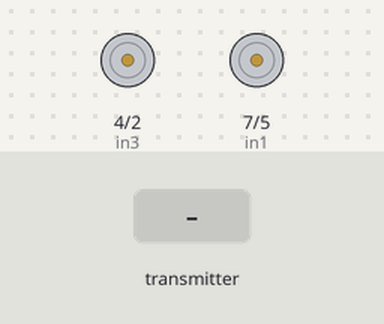
Simulated run of this sketch. Board: Arduino Uno, built with avr-gcc and run on an emulated ATmega328P. Parts: motor-driver pin pairs drawn as motors (green arrow = first pin HIGH = forward, orange = second pin HIGH = backward, longer = more drive). The inputs (shaded band) are chosen by the test bench. No radio packets arrive unless stated; what the sketch prints to the serial monitor is not drawn.

Above: at 1.2 s.
1.3 s: the transmitter starts sending joystick.0 = 256
At 2.1 s:
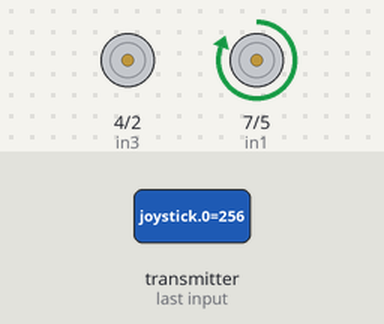
3.0 s: the transmitter starts sending joystick.1 = 1023
At 4.0 s:
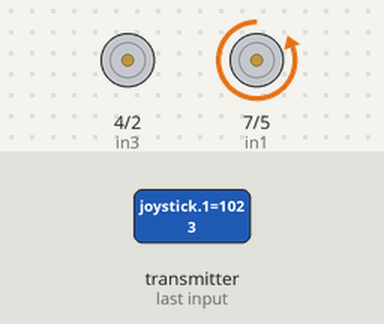
4.7 s: the transmitter starts sending joystick.0 = 1023
At 5.9 s:
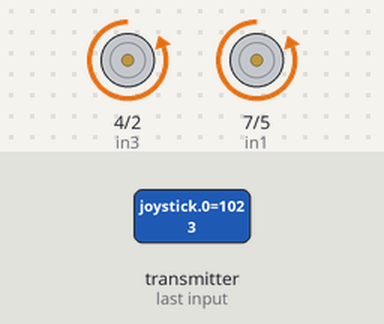
6.4 s: the transmitter starts sending joystick.1 = 0
At 7.7 s:
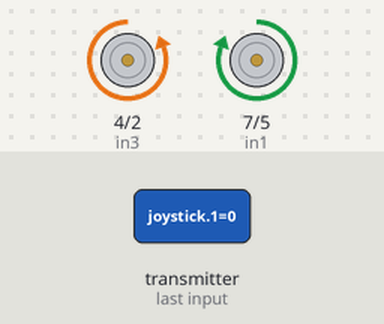
8.0 s: the transmitter starts sending joystick.1 = 256
At 9.4 s:
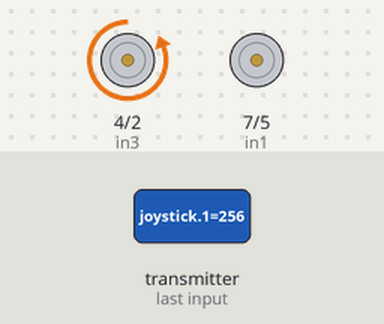
9.7 s: the transmitter starts sending joystick.0 = 0
At 10.4 s:
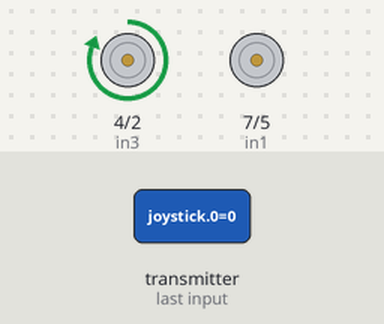
Timing chart, 0 to 12.4 s (numbered marks = the images above; inputs shaded):
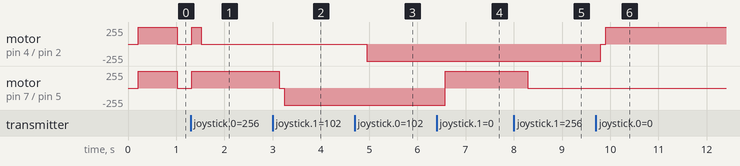

Measured:
- after the input at 1.3 s, motor on pin 4 (in3) / pin 2 (in4): stopped → forward 255/255 at once, → stopped 0.20 s later; motor on pin 7 (in1) / pin 5 (in2): stopped → forward 255/255 at once
- after the input at 3.0 s, motor on pin 7 (in1) / pin 5 (in2): forward 255/255 → stopped after 0.14 s, → backward 255/255 0.10 s later
- after the input at 4.7 s, motor on pin 4 (in3) / pin 2 (in4): stopped → backward 255/255 after 0.26 s
- after the input at 6.4 s, motor on pin 7 (in1) / pin 5 (in2): backward 255/255 → forward 255/255 after 0.17 s
- after the input at 8.0 s, motor on pin 7 (in1) / pin 5 (in2): forward 255/255 → stopped after 0.29 s
- after the input at 9.7 s, motor on pin 4 (in3) / pin 2 (in4): backward 255/255 → stopped after 0.11 s, → forward 255/255 0.10 s later

The sketch:

RECEIVER2.ino
```cpp
#include <SPI.h>
#include <nRF24L01.h>
#include <RF24.h>
#include <RF24_config.h>
#include <printf.h>
#include <Wire.h>

#define in1 7 // Right
#define in2 5 // Left
#define in3 4 // Forward
#define in4 2 // Reverse

RF24 radio(8,9); // CE, CSN
const byte address[6] = "00001";

unsigned long lastReceiveTime = 0;
unsigned long currentTime = 0;

char receivedData[32] = "";
int  xAxis, yAxis;
int motorSpeedFW= 0;
int motorSpeedRV= 0;
int motorSpeedLt = 0;
int motorSpeedRt = 0;
int joystick[2];

void setup() {

  pinMode(in1, OUTPUT); // 7 right
  pinMode(in2, OUTPUT); // 5 left
  pinMode(in3, OUTPUT); // 4 forward
  pinMode(in4, OUTPUT); // 2 reverse
  Serial.begin(9600);
  radio.begin();
  radio.openReadingPipe(0, address);
  radio.setPALevel(RF24_PA_MAX);
  radio.startListening();

  digitalWrite(in1, LOW); // 7 right
  digitalWrite(in2, LOW); // 5 left
  digitalWrite(in3, LOW); // 4 forward
  digitalWrite(in4, LOW); // 2 reverse
  resetData();
}


void loop() {

  if (radio.available()) {   // If the NRF240L01 module received data

    radio.read( joystick, sizeof(joystick));

    radio.read(&receivedData, sizeof(receivedData));
    yAxis = joystick[0];
    xAxis = joystick[1];
    lastReceiveTime = millis(); // At this moment we have received the data
  }
  // Check whether we keep receving data, or we have a connection between the two modules
  currentTime = millis();
  if ( currentTime - lastReceiveTime > 1000 ) { // If current time is more then 1 second since we have recived the last data, that means we have lost connection
    resetData(); // If connection is lost, reset the data. It prevents unwanted behavior, for example if a drone has a throttle up and we lose connection, it can keep flying unless we reset the values
  }

    Serial.print(" | Y: ");
    Serial.print(yAxis);
    Serial.print(" | X: ");
    Serial.print(xAxis);

  delay(100);


///// y axis fwd and rev /////////

  if (yAxis < 510) {

    analogWrite(in3, (motorSpeedFW)); //fw
    digitalWrite(in4, 0); //rv

    motorSpeedFW = map(yAxis, 510, 0, 0, 255);

  }
  else if (yAxis > 550) {

    digitalWrite(in3, 0); // fw
    analogWrite(in4, motorSpeedRV); // rv

    motorSpeedRV = map(yAxis, 550, 1023, 0, 255);
  }

  else {
    digitalWrite(in3, 0); // fw
    digitalWrite(in4, 0); // rv
  }


////////// x axis rt and left ////////////

   if (xAxis < 480) {

    analogWrite(in1, (motorSpeedRt)); //Rt
    digitalWrite(in2, 0); //Lt

    motorSpeedRt = map(xAxis, 480, 0, 0, 255);

  }
  else if (xAxis > 520) {

    digitalWrite(in1, 0); // Rt
    analogWrite(in2, motorSpeedLt); // Lft

    motorSpeedLt = map(xAxis, 520, 1023, 0, 255);
  }

  else {
    digitalWrite(in2, 0); // Lt
    digitalWrite(in1, 0); // Rt
  }

}
void resetData() {
  Serial.print("Connection not made!");
  // Reset the values when there is no radio connection - Set initial default values
   digitalWrite(in1, 0);
   digitalWrite(in2, 0);
   digitalWrite(in3, 0);
   digitalWrite(in4, 0);
}
```
